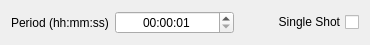
<?xml version="1.0" encoding="UTF-8"?>
<ui version="4.0">
 <class>SettingsWidgetFrequency</class>
 <widget class="QWidget" name="SettingsWidgetFrequency">
  <property name="geometry">
   <rect>
    <x>0</x>
    <y>0</y>
    <width>370</width>
    <height>45</height>
   </rect>
  </property>
  <property name="windowTitle">
   <string>SettingsWidgetFrequency</string>
  </property>
  <layout class="QHBoxLayout" name="horizontalLayout">
   <item>
    <widget class="QLabel" name="label_3">
     <property name="sizePolicy">
      <sizepolicy hsizetype="Maximum" vsizetype="Preferred">
       <horstretch>0</horstretch>
       <verstretch>0</verstretch>
      </sizepolicy>
     </property>
     <property name="text">
      <string>Period (hh:mm:ss)</string>
     </property>
     <property name="alignment">
      <set>Qt::AlignCenter</set>
     </property>
    </widget>
   </item>
   <item>
    <widget class="QTimeEdit" name="time_edit">
     <property name="alignment">
      <set>Qt::AlignCenter</set>
     </property>
     <property name="date">
      <date>
       <year>2000</year>
       <month>1</month>
       <day>1</day>
      </date>
     </property>
     <property name="minimumTime">
      <time>
       <hour>0</hour>
       <minute>0</minute>
       <second>1</second>
      </time>
     </property>
     <property name="currentSection">
      <enum>QDateTimeEdit::HourSection</enum>
     </property>
     <property name="displayFormat">
      <string>hh:mm:ss</string>
     </property>
     <property name="currentSectionIndex">
      <number>0</number>
     </property>
     <property name="time">
      <time>
       <hour>0</hour>
       <minute>0</minute>
       <second>1</second>
      </time>
     </property>
    </widget>
   </item>
   <item>
    <widget class="QCheckBox" name="single_shot_check">
     <property name="layoutDirection">
      <enum>Qt::RightToLeft</enum>
     </property>
     <property name="text">
      <string>Single Shot</string>
     </property>
    </widget>
   </item>
  </layout>
 </widget>
 <resources/>
 <connections/>
</ui>
